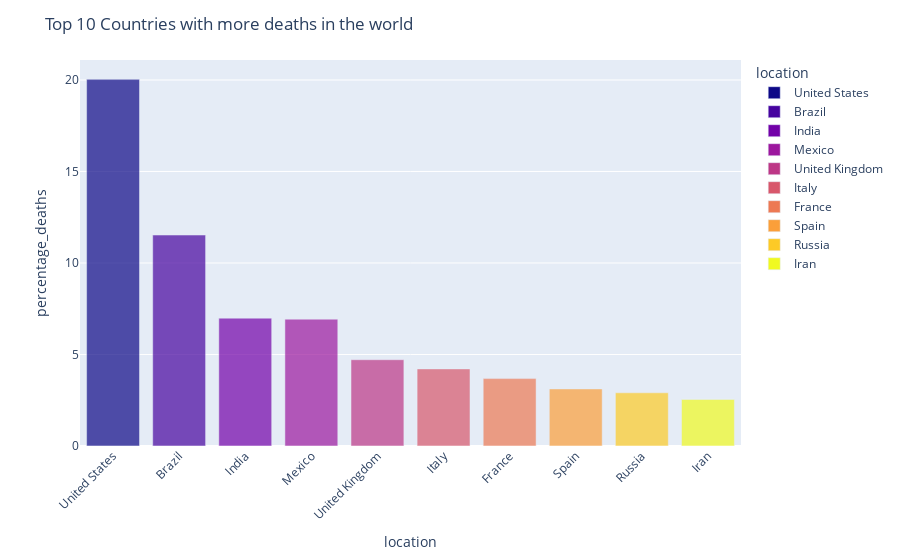

Here is the notebook cell this chart was saved with:
### Code cell
fig2 = px.bar(moreDeaths, y = "percentage_deaths", x = "location", color = "location", color_discrete_sequence=px.colors.sequential.Plasma, hover_name="location", hover_data={"percentage_deaths":':.2f', "location":False}, opacity = 0.7)
#set fontsize and uniformText
fig.update_layout(uniformtext_minsize = 6)
#rotate label 45 degrees
fig2.update_layout(xaxis_tickangle=-45)
#fig.update_layout(legend_title_text='confirmed (Covid-19)')
fig2.update_layout(title_text='Top 10 Countries with more deaths in the world')


fig2.show()

### Figure 1 — Plotly figure (JSON) as saved in the notebook; plotly's stock layout.template omitted (floating-point values rounded to 4 significant figures)
{"data": [{"alignmentgroup": "True", "hovertemplate": "<b>%{hovertext}</b><br><br>percentage_deaths=%{y:.2f}<extra></extra>", "hovertext": ["United States"], "legendgroup": "United States", "marker": {"color": "#0d0887", "opacity": 0.7}, "name": "United States", "offsetgroup": "United States", "orientation": "v", "showlegend": true, "textposition": "auto", "type": "bar", "x": ["United States"], "xaxis": "x", "y": [20.04], "yaxis": "y"}, {"alignmentgroup": "True", "hovertemplate": "<b>%{hovertext}</b><br><br>percentage_deaths=%{y:.2f}<extra></extra>", "hovertext": ["Brazil"], "legendgroup": "Brazil", "marker": {"color": "#46039f", "opacity": 0.7}, "name": "Brazil", "offsetgroup": "Brazil", "orientation": "v", "showlegend": true, "textposition": "auto", "type": "bar", "x": ["Brazil"], "xaxis": "x", "y": [11.53], "yaxis": "y"}, {"alignmentgroup": "True", "hovertemplate": "<b>%{hovertext}</b><br><br>percentage_deaths=%{y:.2f}<extra></extra>", "hovertext": ["India"], "legendgroup": "India", "marker": {"color": "#7201a8", "opacity": 0.7}, "name": "India", "offsetgroup": "India", "orientation": "v", "showlegend": true, "textposition": "auto", "type": "bar", "x": ["India"], "xaxis": "x", "y": [6.986], "yaxis": "y"}, {"alignmentgroup": "True", "hovertemplate": "<b>%{hovertext}</b><br><br>percentage_deaths=%{y:.2f}<extra></extra>", "hovertext": ["Mexico"], "legendgroup": "Mexico", "marker": {"color": "#9c179e", "opacity": 0.7}, "name": "Mexico", "offsetgroup": "Mexico", "orientation": "v", "showlegend": true, "textposition": "auto", "type": "bar", "x": ["Mexico"], "xaxis": "x", "y": [6.932], "yaxis": "y"}, {"alignmentgroup": "True", "hovertemplate": "<b>%{hovertext}</b><br><br>percentage_deaths=%{y:.2f}<extra></extra>", "hovertext": ["United Kingdom"], "legendgroup": "United Kingdom", "marker": {"color": "#bd3786", "opacity": 0.7}, "name": "United Kingdom", "offsetgroup": "United Kingdom", "orientation": "v", "showlegend": true, "textposition": "auto", "type": "bar", "x": ["United Kingdom"], "xaxis": "x", "y": [4.714], "yaxis": "y"}, {"alignmentgroup": "True", "hovertemplate": "<b>%{hovertext}</b><br><br>percentage_deaths=%{y:.2f}<extra></extra>", "hovertext": ["Italy"], "legendgroup": "Italy", "marker": {"color": "#d8576b", "opacity": 0.7}, "name": "Italy", "offsetgroup": "Italy", "orientation": "v", "showlegend": true, "textposition": "auto", "type": "bar", "x": ["Italy"], "xaxis": "x", "y": [4.212], "yaxis": "y"}, {"alignmentgroup": "True", "hovertemplate": "<b>%{hovertext}</b><br><br>percentage_deaths=%{y:.2f}<extra></extra>", "hovertext": ["France"], "legendgroup": "France", "marker": {"color": "#ed7953", "opacity": 0.7}, "name": "France", "offsetgroup": "France", "orientation": "v", "showlegend": true, "textposition": "auto", "type": "bar", "x": ["France"], "xaxis": "x", "y": [3.683], "yaxis": "y"}, {"alignmentgroup": "True", "hovertemplate": "<b>%{hovertext}</b><br><br>percentage_deaths=%{y:.2f}<extra></extra>", "hovertext": ["Spain"], "legendgroup": "Spain", "marker": {"color": "#fb9f3a", "opacity": 0.7}, "name": "Spain", "offsetgroup": "Spain", "orientation": "v", "showlegend": true, "textposition": "auto", "type": "bar", "x": ["Spain"], "xaxis": "x", "y": [3.118], "yaxis": "y"}, {"alignmentgroup": "True", "hovertemplate": "<b>%{hovertext}</b><br><br>percentage_deaths=%{y:.2f}<extra></extra>", "hovertext": ["Russia"], "legendgroup": "Russia", "marker": {"color": "#fdca26", "opacity": 0.7}, "name": "Russia", "offsetgroup": "Russia", "orientation": "v", "showlegend": true, "textposition": "auto", "type": "bar", "x": ["Russia"], "xaxis": "x", "y": [2.907], "yaxis": "y"}, {"alignmentgroup": "True", "hovertemplate": "<b>%{hovertext}</b><br><br>percentage_deaths=%{y:.2f}<extra></extra>", "hovertext": ["Iran"], "legendgroup": "Iran", "marker": {"color": "#f0f921", "opacity": 0.7}, "name": "Iran", "offsetgroup": "Iran", "orientation": "v", "showlegend": true, "textposition": "auto", "type": "bar", "x": ["Iran"], "xaxis": "x", "y": [2.544], "yaxis": "y"}], "layout": {"barmode": "relative", "legend": {"title": {"text": "location"}, "tracegroupgap": 0}, "margin": {"t": 60}, "title": {"text": "Top 10 Countries with more deaths in the world"}, "xaxis": {"anchor": "y", "categoryarray": ["United States", "Brazil", "India", "Mexico", "United Kingdom", "Italy", "France", "Spain", "Russia", "Iran"], "categoryorder": "array", "domain": [0, 1], "tickangle": -45, "title": {"text": "location"}}, "yaxis": {"anchor": "x", "domain": [0, 1], "title": {"text": "percentage_deaths"}}}}
